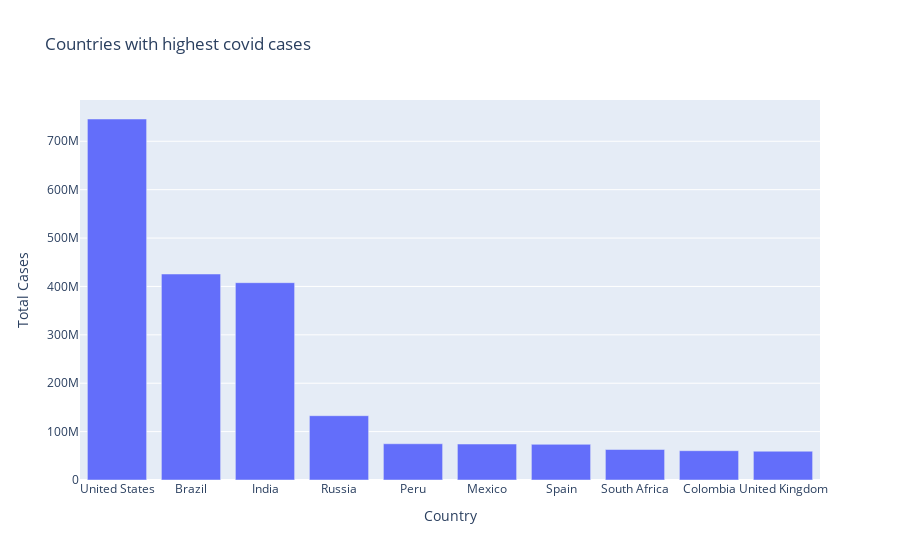

The notebook cell this image was saved under:
### Code cell
raw = pd.read_csv('raw_data.csv')
transformed = pd.read_csv('transformed_data.csv')

code = transformed['CODE'].unique().tolist()
country = transformed['COUNTRY'].unique().tolist()
population = transformed['POP'].unique().tolist()
hdi = []
cases = []
deaths = []
sti = []
gdp = []

for i in country:
    hdi.append((transformed.loc[transformed['COUNTRY']==i, 'HDI']).sum()/294)
    cases.append((raw.loc[raw['location']==i, "total_cases"]).sum())
    deaths.append((raw.loc[raw['location'] == i, 'total_deaths']).sum())
    sti.append((transformed.loc[transformed['COUNTRY']==i, 'STI']).sum()/294)
    population.append((raw.loc[raw['location'] == i, 'population']).sum())

data = pd.DataFrame(list(zip(code, country, hdi, cases, deaths, sti, population)),
                   columns = ['Country Code', 'Country', 'HDI',
                             'Total Cases', 'Total Deaths',
                             'Stringency Index', 'Population'])
data = data.sort_values(by = ['Total Cases'], ascending = False)
Top10cases = data.head(10)
#plt.figure(figsize = (10,4))
#plt.title('Top 10 countries with highest covid deaths')
#plt.bar(Top10cases.Country, Top10cases['Total Cases'])


figure = px.bar(Top10cases, x = 'Country', y = 'Total Cases', title = 'Countries with highest covid cases')
figure.show()

### Figure 1 — Plotly figure (JSON) as saved in the notebook; plotly's stock layout.template omitted (floating-point values rounded to 4 significant figures)
{"data": [{"alignmentgroup": "True", "hovertemplate": "Country=%{x}<br>Total Cases=%{y}<extra></extra>", "legendgroup": "", "marker": {"color": "#636efa", "pattern": {"shape": ""}}, "name": "", "offsetgroup": "", "orientation": "v", "showlegend": false, "textposition": "auto", "type": "bar", "x": ["United States", "Brazil", "India", "Russia", "Peru", "Mexico", "Spain", "South Africa", "Colombia", "United Kingdom"], "xaxis": "x", "y": [746014098, 425704517, 407771615, 132888951, 74882695, 74347548, 73717676, 63027659, 60543682, 59475032], "yaxis": "y"}], "layout": {"barmode": "relative", "legend": {"tracegroupgap": 0}, "title": {"text": "Countries with highest covid cases"}, "xaxis": {"anchor": "y", "domain": [0, 1], "title": {"text": "Country"}}, "yaxis": {"anchor": "x", "domain": [0, 1], "title": {"text": "Total Cases"}}}}
